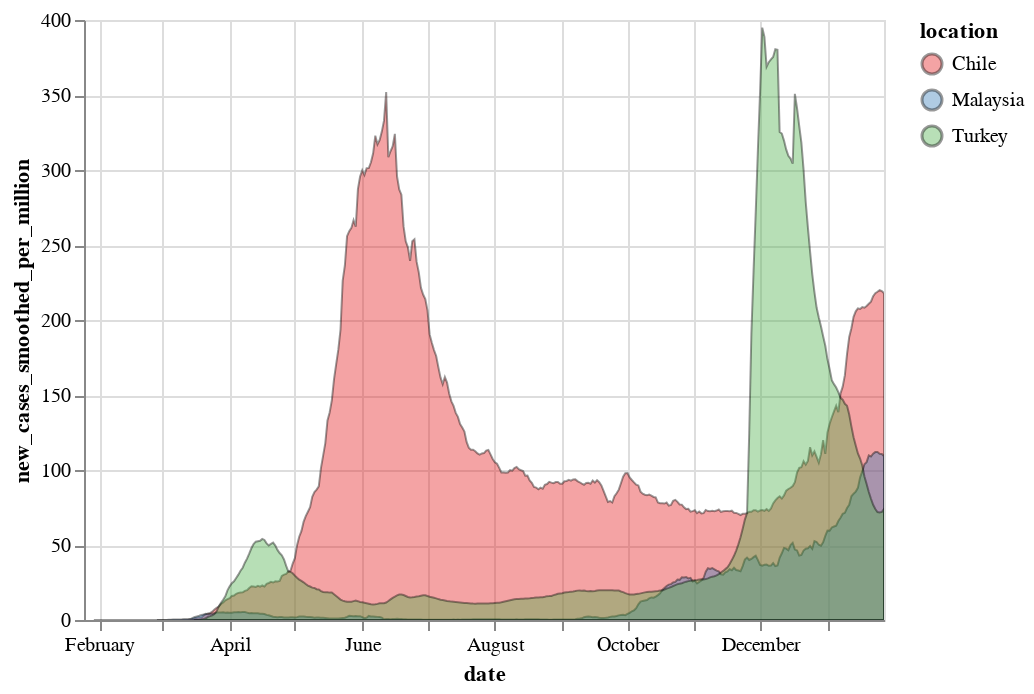

Express this chart as Vega-Lite.
### Vega-Lite specification from a JSON file in a GitHub repository (floating-point values rounded to 4 significant figures; data arrays with more than 128 entries replaced by an {"elided": "..."} marker saying what was removed)
{"config": {"view": {"continuousWidth": 400, "continuousHeight": 300}}, "data": {"name": "data-026e41bcb8db2315ab9d0f509afb59dc"}, "mark": {"type": "area", "opacity": 0.4, "stroke": "black"}, "encoding": {"color": {"type": "nominal", "field": "location", "scale": {"scheme": "set1"}}, "tooltip": {"type": "nominal", "field": "location"}, "x": {"type": "temporal", "field": "date"}, "y": {"type": "quantitative", "field": "new_cases_smoothed_per_million", "stack": null}}, "selection": {"selector001": {"type": "interval", "bind": "scales", "encodings": ["x", "y"]}}, "width": "container", "$schema": "https://vega.github.io/schema/vega-lite/v4.8.1.json", "datasets": {"data-026e41bcb8db2315ab9d0f509afb59dc": {"elided": "1032 records"}}}
